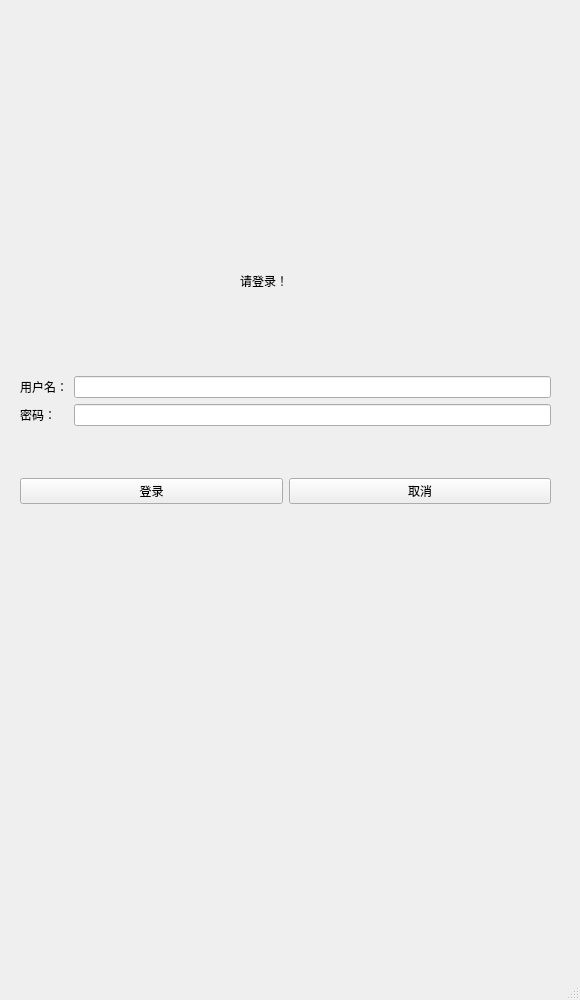
<?xml version="1.0" encoding="UTF-8"?>
<ui version="4.0">
 <class>LogIn</class>
 <widget class="QMainWindow" name="LogIn">
  <property name="geometry">
   <rect>
    <x>0</x>
    <y>0</y>
    <width>580</width>
    <height>1000</height>
   </rect>
  </property>
  <property name="windowTitle">
   <string>用户登录界面</string>
  </property>
  <widget class="QWidget" name="centralwidget">
   <widget class="QWidget" name="layoutWidget">
    <property name="geometry">
     <rect>
      <x>20</x>
      <y>330</y>
      <width>531</width>
      <height>221</height>
     </rect>
    </property>
    <layout class="QVBoxLayout" name="verticalLayout_3">
     <item>
      <layout class="QHBoxLayout" name="horizontalLayout">
       <item>
        <layout class="QVBoxLayout" name="verticalLayout">
         <item>
          <widget class="QLabel" name="label">
           <property name="text">
            <string>用户名：</string>
           </property>
          </widget>
         </item>
         <item>
          <widget class="QLabel" name="label_2">
           <property name="text">
            <string>密码：</string>
           </property>
          </widget>
         </item>
        </layout>
       </item>
       <item>
        <layout class="QVBoxLayout" name="verticalLayout_2">
         <item>
          <widget class="QLineEdit" name="lineEdit"/>
         </item>
         <item>
          <widget class="QLineEdit" name="lineEdit_2">
           <property name="text">
            <string/>
           </property>
           <property name="echoMode">
            <enum>QLineEdit::Password</enum>
           </property>
          </widget>
         </item>
        </layout>
       </item>
      </layout>
     </item>
     <item>
      <layout class="QHBoxLayout" name="horizontalLayout_2">
       <item>
        <widget class="QPushButton" name="pushButton">
         <property name="text">
          <string>登录</string>
         </property>
        </widget>
       </item>
       <item>
        <widget class="QPushButton" name="pushButton_2">
         <property name="text">
          <string>取消</string>
         </property>
        </widget>
       </item>
      </layout>
     </item>
    </layout>
   </widget>
   <widget class="QLabel" name="label_3">
    <property name="geometry">
     <rect>
      <x>240</x>
      <y>230</y>
      <width>191</width>
      <height>101</height>
     </rect>
    </property>
    <property name="text">
     <string>请登录！</string>
    </property>
   </widget>
  </widget>
  <widget class="QMenuBar" name="menubar">
   <property name="geometry">
    <rect>
     <x>0</x>
     <y>0</y>
     <width>580</width>
     <height>17</height>
    </rect>
   </property>
  </widget>
  <widget class="QStatusBar" name="statusbar"/>
 </widget>
 <resources/>
 <connections>
  <connection>
   <sender>pushButton_2</sender>
   <signal>clicked()</signal>
   <receiver>LogIn</receiver>
   <slot>close()</slot>
   <hints>
    <hint type="sourcelabel">
     <x>418</x>
     <y>528</y>
    </hint>
    <hint type="destinationlabel">
     <x>289</x>
     <y>499</y>
    </hint>
   </hints>
  </connection>
  <connection>
   <sender>pushButton</sender>
   <signal>clicked()</signal>
   <receiver>LogIn</receiver>
   <slot>close()</slot>
   <hints>
    <hint type="sourcelabel">
     <x>152</x>
     <y>513</y>
    </hint>
    <hint type="destinationlabel">
     <x>289</x>
     <y>499</y>
    </hint>
   </hints>
  </connection>
 </connections>
</ui>
